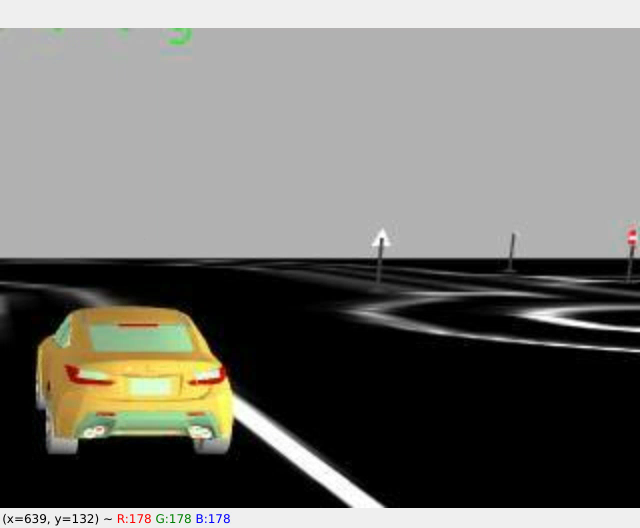
#> input picture frame 104 of nbs/car_det.mp4, 640 x 528 px, given in place of optical_flow_det.mp4, which was not available
$ python ObjDet_OptFlow_FB.py
#> lines starting #> are read from the running program, lines starting #| are printed output that depends on the picture; after the words box and inside, x2 and y2 are one past the last pixel; in counts of white or black regions, pixels touching at a corner belong together; pictures that were not available may be replaced by others from this repository, and a replacement may not be noted
import cv2
import numpy as np
import matplotlib.pyplot as plt
from scipy.stats import mode

directions_map = np.zeros([10, 5])
input_video_path = '/home/b0nzo/Documents/akatsuki_au_bfmc21/nbs/optical_flow_det.mp4'
cap = cv2.VideoCapture(input_video_path)

ret, first_frame = cap.read()
#> first_frame is the input picture: shape (528, 640, 3); mean B, G, R 111.9, 116.9, 117.8
print(len(first_frame))
#| 528
prev_gray = cv2.cvtColor(first_frame, cv2.COLOR_BGR2GRAY)
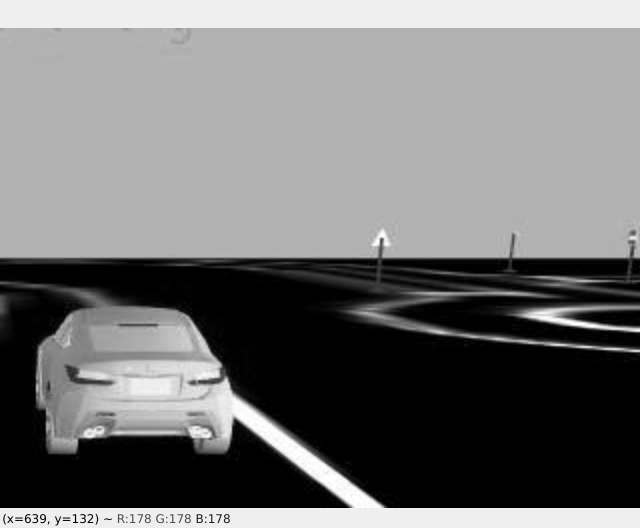
#> prev_gray: shape (528, 640); min 0, max 255, mean 116.6
hsv = np.zeros_like(first_frame)
hsv[:, :, 1] = 255
param = {
        'pyr_scale': 0.5,  # Image scale (<1) to build pyramids for each image
        'levels': 3,  # Number of pyramid layers
        'winsize': 15,  # Averaging window size
        'iterations': 3,  # Number of iterations the algorithm does at each pyramid level
        'poly_n': 5,  # Size of the pixel neighborhood used to find polynomial expansion in each pixel
        'poly_sigma': 1.2,  # Standard deviation of the Gaussian that is used to smooth derivatives used as a basis for the polynomial expansion
        'flags': cv2.OPTFLOW_LK_GET_MIN_EIGENVALS
    }

while True:
    ret, frame = cap.read()
    gray = cv2.cvtColor(frame, cv2.COLOR_BGR2GRAY)
    flow = cv2.calcOpticalFlowFarneback(prev_gray, gray, None, **param)
    # optical_flow = cv2.optflow.DualTVL1OpticalFlow_create()
    # flow = optical_flow.calc(prev_gray, gray, None)
    mag, ang = cv2.cartToPolar(
        flow[:, :, 0], flow[:, :, 1], angleInDegrees=True)
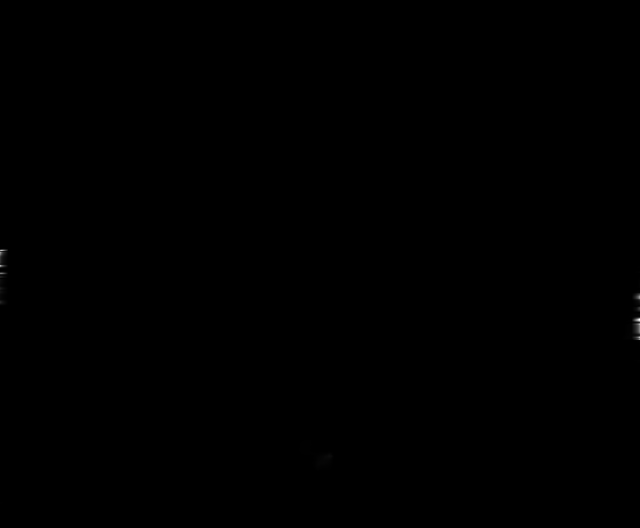
#> mag: shape (528, 640) float32; min 0, max 1.06, mean 0.000301; drawn with min black and max white
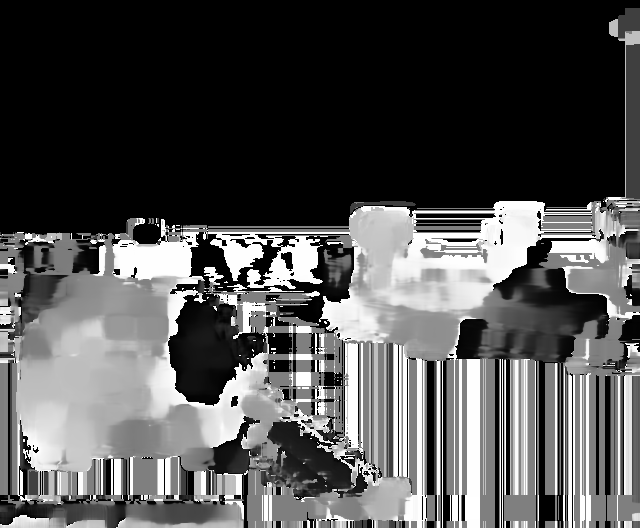
#> ang: shape (528, 640) float32; min 0, max 360, mean 115; drawn with min black and max white
    ang_180 = ang/2
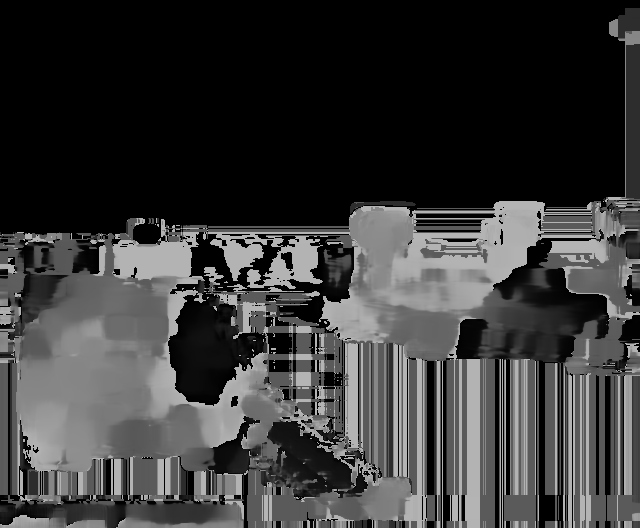
#> ang_180: shape (528, 640) float32; min 0, max 180, mean 57.5
    gray_previous = gray.copy()

    move_sense = ang[mag > 10]
#> move_sense = empty array
    move_mode = mode(move_sense)[0]
#> move_mode = nan

    if 10 < move_mode <= 100:
        directions_map[-1, 0] = 1
        directions_map[-1, 1:] = 0
        directions_map = np.roll(directions_map, -1, axis=0)
    elif 100 < move_mode <= 190:
        directions_map[-1, 1] = 1
        directions_map[-1, :1] = 0
        directions_map[-1, 2:] = 0
        directions_map = np.roll(directions_map, -1, axis=0)
    elif 190 < move_mode <= 280:
        directions_map[-1, 2] = 1
        directions_map[-1, :2] = 0
        directions_map[-1, 3:] = 0
        directions_map = np.roll(directions_map, -1, axis=0)
    elif 280 < move_mode or move_mode < 10:
        directions_map[-1, 3] = 1
        directions_map[-1, :3] = 0
        directions_map[-1, 4:] = 0
        directions_map = np.roll(directions_map, -1, axis=0)
    else:
        directions_map[-1, -1] = 1
        directions_map[-1, :-1] = 0
        directions_map = np.roll(directions_map, 1, axis=0)

    loc = directions_map.mean(axis=0).argmax()
    if loc == 0:
        text = 'Moving down'
    elif loc == 1:
        text = 'Moving to the right'
    elif loc == 2:
        text = 'Moving up'
    elif loc == 3:
        text = 'Moving to the left'
    else:
        text = 'WAITING'

    hsv[:, :, 0] = ang_180
    hsv[:, :, 2] = cv2.normalize(mag, None, 0, 255, cv2.NORM_MINMAX)
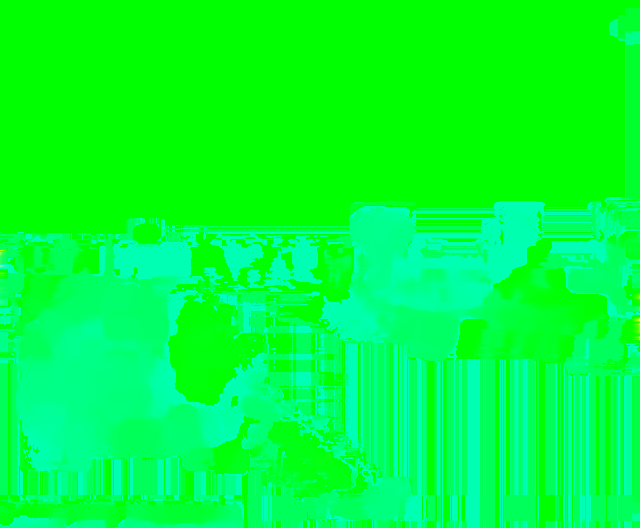
#> hsv: shape (528, 640, 3); mean of channels 0, 1, 2 57.2, 255, 0.1; drawn as B, G, R
    rgb = cv2.cvtColor(hsv, cv2.COLOR_HSV2BGR)

    frame = cv2.flip(frame, 1)
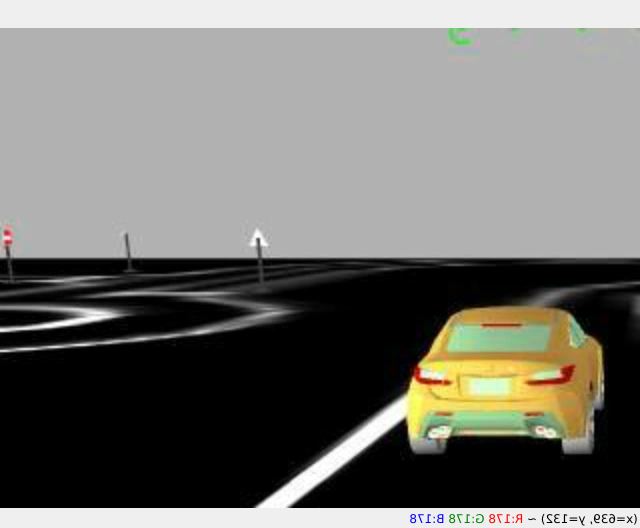
#> frame: shape (528, 640, 3); mean B, G, R 111.9, 116.9, 117.8
    cv2.putText(frame, text, (30, 90), cv2.FONT_HERSHEY_COMPLEX, frame.shape[1] / 500, (0, 0, 255), 2)
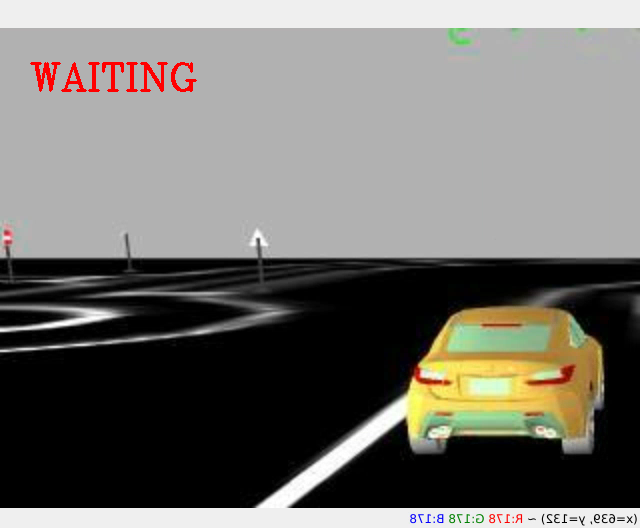
#> frame: shape (528, 640, 3); 0.54% of pixels changed, all inside (x1, y1, x2, y2) = (30, 62, 197, 92)

    k = cv2.waitKey(1) & 0xff
#> (key q is pressed here)
    if k == ord('q'):
        break
    cv2.imshow('Mask', rgb)
    cv2.imshow('Frame', frame)
    k = cv2.waitKey(1) & 0xff
    if k == ord('q'):
        break

cap.release()
cv2.destroyAllWindows()

$ run again, starting later in the video
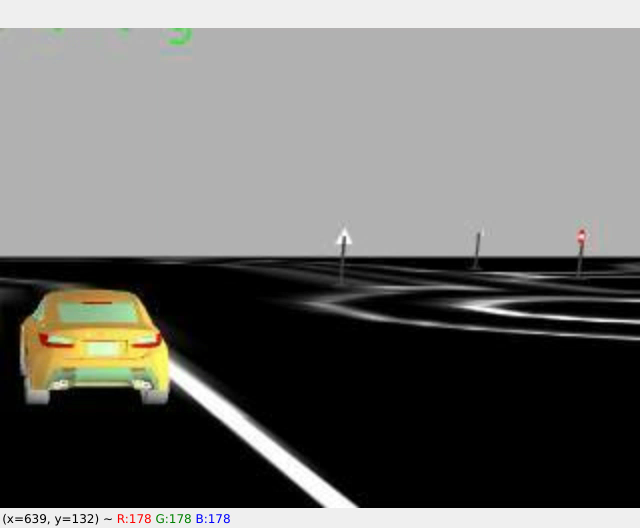
#> input picture frame 469 of nbs/car_det.mp4, 640 x 528 px, given in place of optical_flow_det.mp4, which was not available
#> first_frame is the input picture: shape (528, 640, 3); mean B, G, R 108.9, 111.9, 112.4
#| 528
#> `ang_180 = ang/2`:
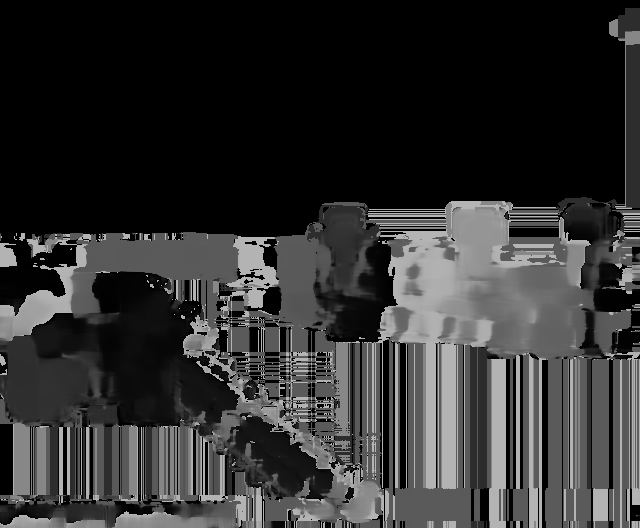
#> ang_180: shape (528, 640) float32; min 0, max 180, mean 49.1
#> move_sense = empty array
#> move_mode = nan
#> `cv2.putText(frame, text, (30, 90), cv2.FONT_HERSHEY_COMPLEX, frame.sha..`:
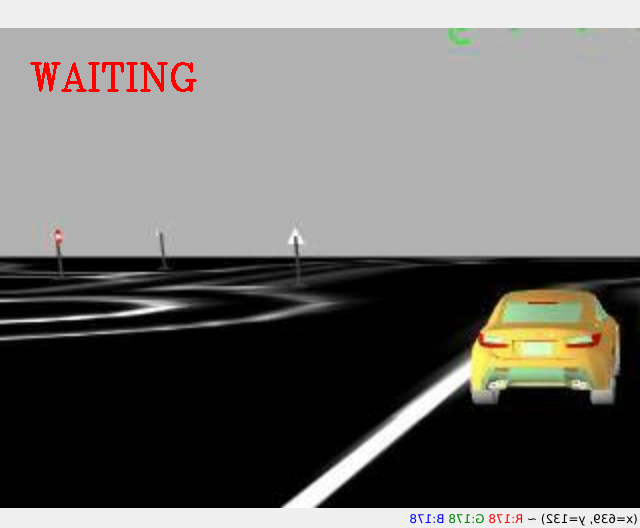
#> frame: shape (528, 640, 3); mean B, G, R 108, 111, 112.8

$ run again, starting later in the video
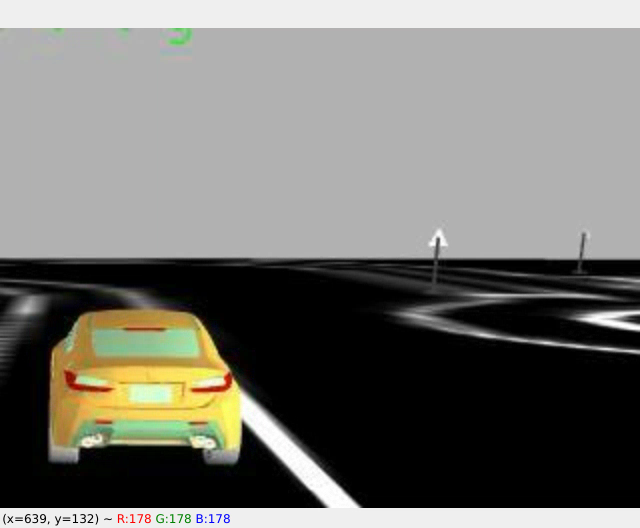
#> input picture frame 834 of nbs/car_det.mp4, 640 x 528 px, given in place of optical_flow_det.mp4, which was not available
#> first_frame is the input picture: shape (528, 640, 3); mean B, G, R 112.7, 118.1, 119
#| 528
#> `ang_180 = ang/2`:
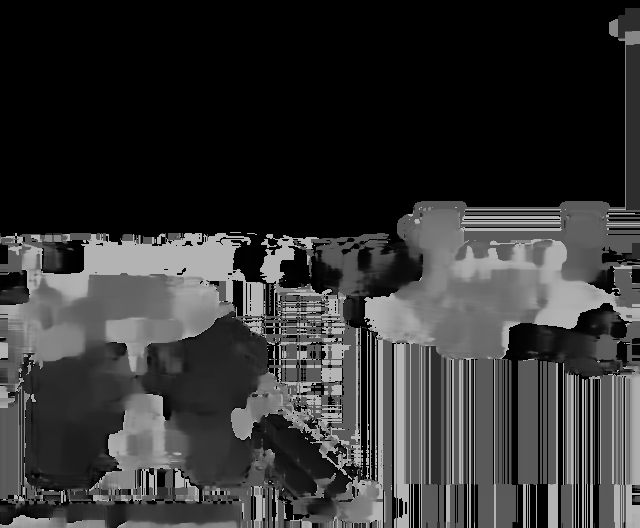
#> ang_180: shape (528, 640) float32; min 0, max 180, mean 51.9
#> move_sense = empty array
#> move_mode = nan
#> `cv2.putText(frame, text, (30, 90), cv2.FONT_HERSHEY_COMPLEX, frame.sha..`:
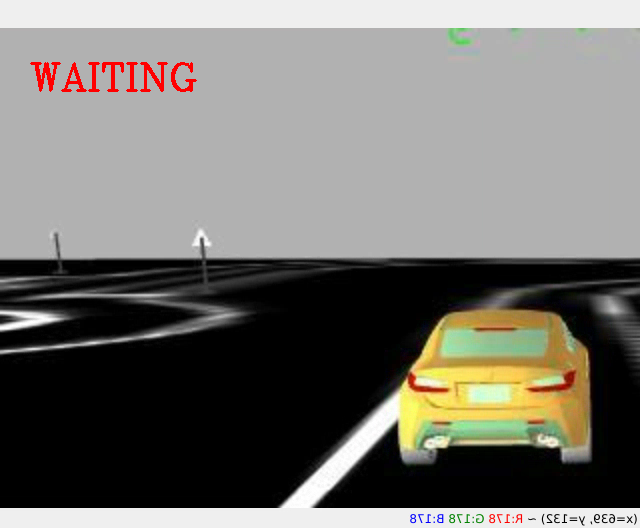
#> frame: shape (528, 640, 3); mean B, G, R 111.7, 117.2, 119.4
